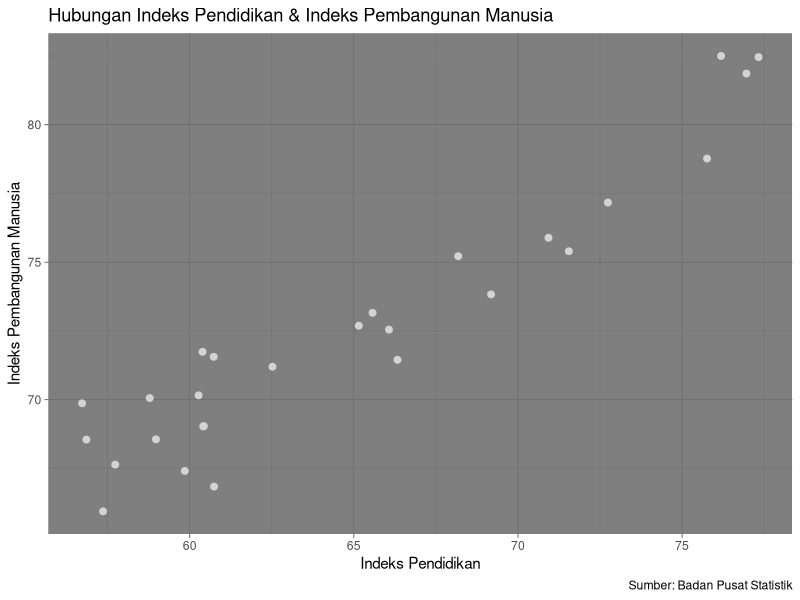

This chart was generated by the following R code:
## ---- chunk 1
#| warning: false
#| echo: true
library("readxl")
library("ggplot2")
library("png")
## ---- chunk 2
library("readxl")
dat<-read_excel("metopen(uas).xlsx")
head(dat)
## ---- chunk 3
library("ggplot2")
ggplot(data=dat,aes(x=Pendidikan,y=IPM)) +
  geom_point(color="lightgrey",size=2) +
  labs(title="Hubungan Indeks Pendidikan & Indeks Pembangunan Manusia",
       x="Indeks Pendidikan",
       y="Indeks Pembangunan Manusia",
       caption = "Sumber: Badan Pusat Statistik") +
  theme_dark()
## ---- chunk 4
reg<-lm(IPM~Pendidikan,data=dat)
summary(reg)
